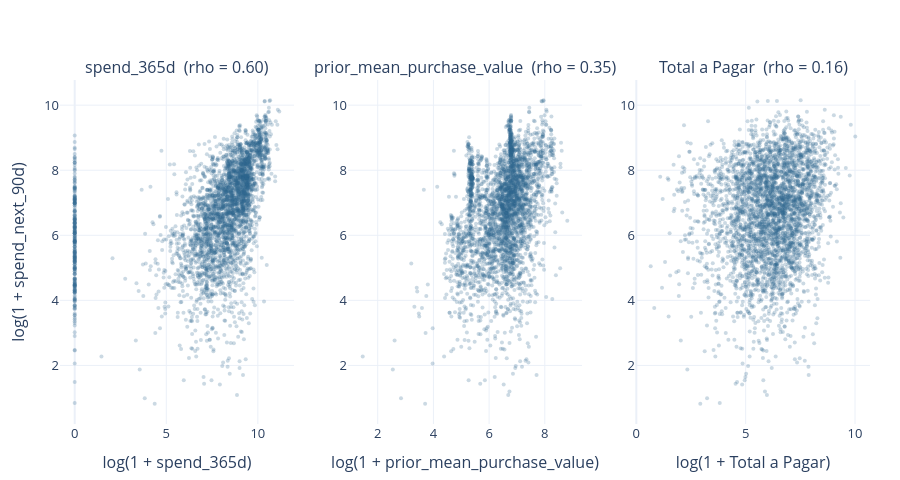

Source (notebook cell):
### Markdown cell above
## 5. What drives how much they spend?

### Code cell
returned = df[(df[TARGET] == 1) & df[SPEND].notna()].copy()
returned["log_spend"] = np.log1p(returned[SPEND])

spend_cols = ["spend_365d", "prior_mean_purchase_value", "Total a Pagar"]
rhos = [spearmanr(returned[col], returned[SPEND], nan_policy="omit")[0] for col in spend_cols]
fig = make_subplots(rows=1, cols=3, subplot_titles=[f"{col}  (rho = {rho:.2f})" for col, rho in zip(spend_cols, rhos)])
for i, col in enumerate(spend_cols, start=1):
    fig.add_scatter(x=np.log1p(returned[col]), y=returned["log_spend"], mode="markers",
                    marker=dict(size=4, color=BLUE, opacity=0.25), showlegend=False, row=1, col=i)
    fig.update_xaxes(title_text=f"log(1 + {col})", row=1, col=i)
fig.update_yaxes(title_text="log(1 + spend_next_90d)", row=1, col=1)
fig.update_layout(height=480)
fig.show()

### Figure 1 — Plotly figure (JSON) as saved in the notebook; plotly's stock layout.template omitted (floating-point values rounded to 4 significant figures; data arrays with more than 128 entries replaced by an {"elided": "..."} marker saying what was removed)
{"data": [{"marker": {"color": "#2f6690", "opacity": 0.25, "size": 4}, "mode": "markers", "showlegend": false, "type": "scatter", "x": {"elided": "3560 float values"}, "xaxis": "x", "y": {"elided": "3560 float values"}, "yaxis": "y"}, {"marker": {"color": "#2f6690", "opacity": 0.25, "size": 4}, "mode": "markers", "showlegend": false, "type": "scatter", "x": {"elided": "3560 float values"}, "xaxis": "x2", "y": {"elided": "3560 float values"}, "yaxis": "y2"}, {"marker": {"color": "#2f6690", "opacity": 0.25, "size": 4}, "mode": "markers", "showlegend": false, "type": "scatter", "x": {"elided": "3560 float values"}, "xaxis": "x3", "y": {"elided": "3560 float values"}, "yaxis": "y3"}], "layout": {"annotations": [{"font": {"size": 16}, "showarrow": false, "text": "spend_365d  (rho = 0.60)", "x": 0.1444, "xanchor": "center", "xref": "paper", "y": 1, "yanchor": "bottom", "yref": "paper"}, {"font": {"size": 16}, "showarrow": false, "text": "prior_mean_purchase_value  (rho = 0.35)", "x": 0.5, "xanchor": "center", "xref": "paper", "y": 1, "yanchor": "bottom", "yref": "paper"}, {"font": {"size": 16}, "showarrow": false, "text": "Total a Pagar  (rho = 0.16)", "x": 0.8556, "xanchor": "center", "xref": "paper", "y": 1, "yanchor": "bottom", "yref": "paper"}], "height": 480, "xaxis": {"anchor": "y", "domain": [0, 0.2889], "title": {"text": "log(1 + spend_365d)"}}, "xaxis2": {"anchor": "y2", "domain": [0.3556, 0.6444], "title": {"text": "log(1 + prior_mean_purchase_value)"}}, "xaxis3": {"anchor": "y3", "domain": [0.7111, 1], "title": {"text": "log(1 + Total a Pagar)"}}, "yaxis": {"anchor": "x", "domain": [0, 1], "title": {"text": "log(1 + spend_next_90d)"}}, "yaxis2": {"anchor": "x2", "domain": [0, 1]}, "yaxis3": {"anchor": "x3", "domain": [0, 1]}}}
